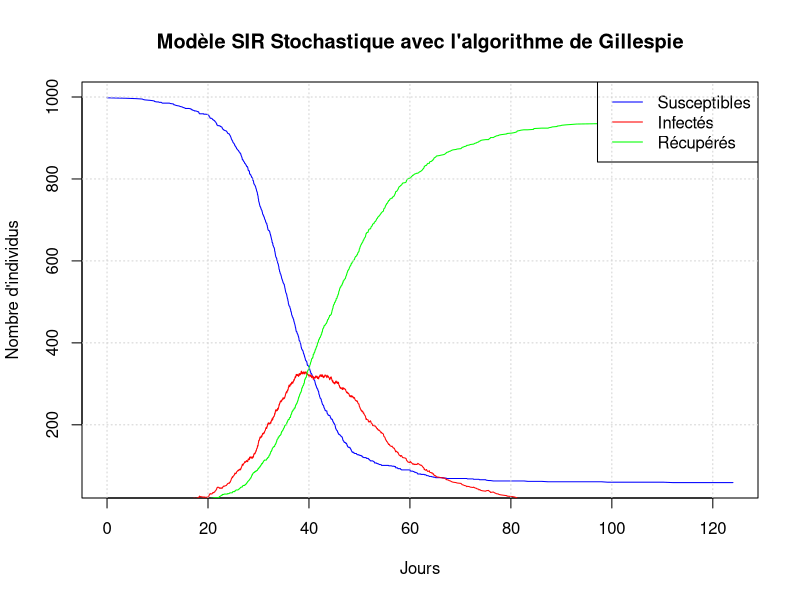

This figure's R source:
# Paramètres du modèle
population <- 1000  # Taille de la population totale
infectes_initiaux <- 1  # Nombre initial d'infectés
taux_transmission <- 0.3  # Taux de transmission
taux_recuperation <- 0.1  # Taux de récupération
duree_simulation <- 200  # Durée de la simulation en jours

# Initialisation des compartiments S, I et R
S <- population - infectes_initiaux
I <- infectes_initiaux
R <- 0

# Vecteurs pour stocker les résultats au fil du temps
temps <- c(0)
susceptibles <- c(S)
infectes <- c(I)
recuperes <- c(R)

# Boucle de simulation avec l'algorithme de Gillespie
while (temps[length(temps)] < duree_simulation & I!=0) {
  # Calcul des taux d'événements
  taux_infection <- taux_transmission * S * I / population
  taux_guerison <- taux_recuperation * I
  
  # Calcul du taux total d'événements
  taux_total <- taux_infection + taux_guerison
  
  # Génération d'un temps d'événement exponentiel
  temps_evenement <- rexp(1, rate = taux_total)
  
  # Mise à jour du temps de simulation
  temps <- c(temps, temps[length(temps)] + temps_evenement)
  
  # Choix de l'événement (infection ou guérison) en fonction des probabilités
  prob_infection <- taux_infection / taux_total
  if (runif(1) < prob_infection) {
    S <- S - 1
    I <- I + 1
  } else {
    I <- I - 1
    R <- R + 1
  }
  
  # Stockage des résultats
  susceptibles <- c(susceptibles, S)
  infectes <- c(infectes, I)
  recuperes <- c(recuperes, R)
}

# Tracé des courbes
plot(temps, susceptibles, type = 'l', col = 'blue', xlab = 'Jours', ylab = 'Nombre d\'individus',
     main = 'Modèle SIR Stochastique avec l\'algorithme de Gillespie')
lines(temps, infectes, col = 'red')
lines(temps, recuperes, col = 'green')
legend('topright', legend = c('Susceptibles', 'Infectés', 'Récupérés'), col = c('blue', 'red', 'green'), lty = 1)
grid()